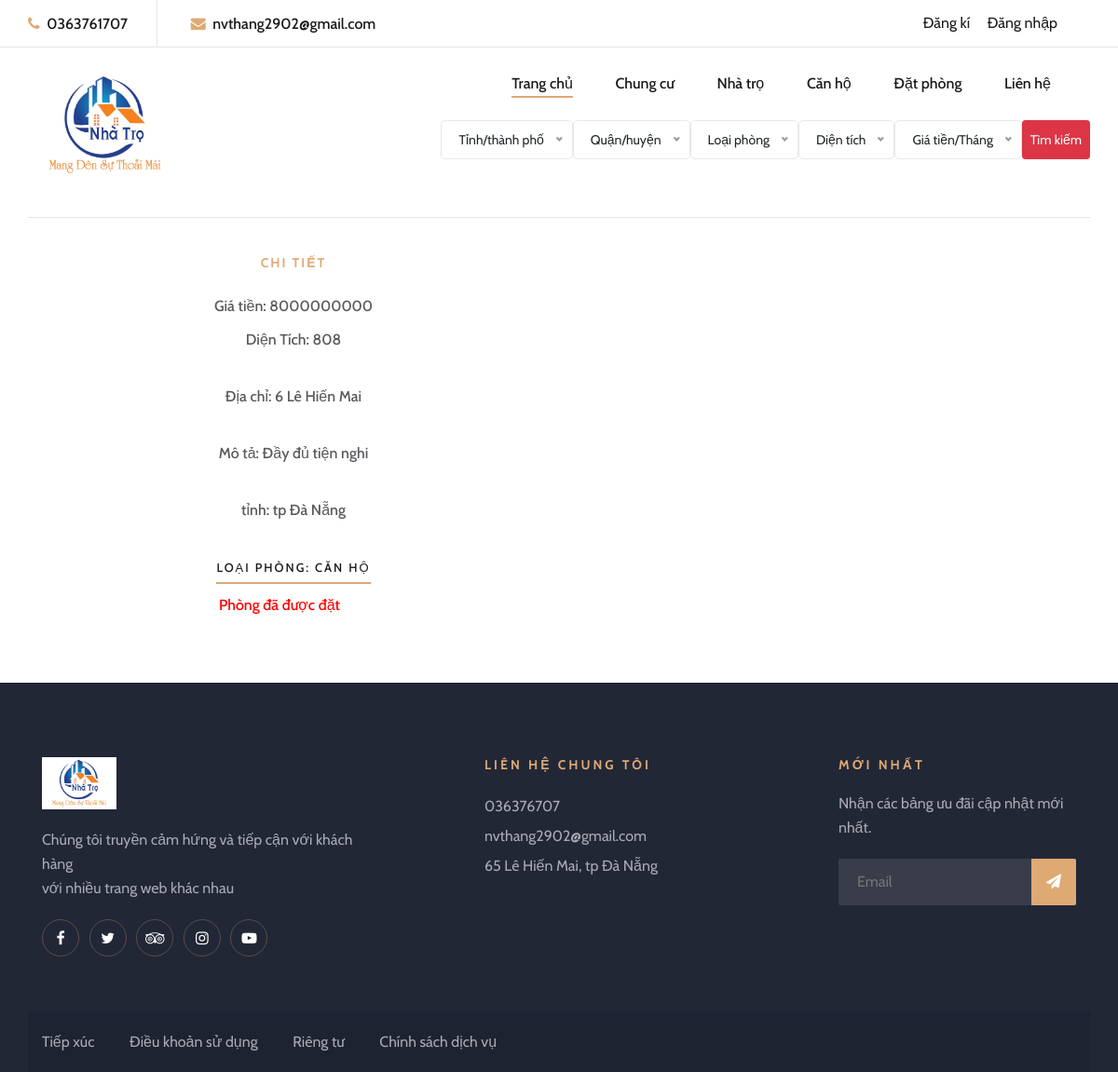
Screenshot of /views/chi-tiet-phong.php?id=1596458331 with the database file from the repository.
### tables this page shows
CREATE TABLE `phong` (
  `maPhong` varchar(50) NOT NULL,
  `Diachi` varchar(255) DEFAULT NULL,
  `Dientich` double DEFAULT NULL,
  `giathue` double DEFAULT NULL,
  `mota` char(50) DEFAULT NULL,
  `maCT` int(11) DEFAULT NULL,
  `maloaiPhong` varchar(255) DEFAULT NULL,
  `tinhtrang` varchar(255) DEFAULT NULL,
  `quanhuyen` int(11) DEFAULT NULL,
  `hinh` varchar(45) DEFAULT NULL
);

CREATE TABLE `tinh` (
  `maTTP` char(5) NOT NULL,
  `tenTTP` varchar(250) DEFAULT NULL
);

CREATE TABLE `loaiphong` (
  `maloaiPhong` varchar(255) NOT NULL,
  `Tenloaiphong` varchar(255) DEFAULT NULL
);

### views/layouts/chitietphong.php (the view, shortened to what this page needs)
<?php
$id = $_REQUEST['id'];
$sql = "SELECT * FROM phong ,loaiphong, quanhuyen,tinh where phong.maPhong = '$id' and phong.maloaiPhong=loaiphong.maloaiPhong and phong.quanhuyen=quanhuyen.maQH and quanhuyen.tinh=tinh.maTTP";
$rs = mysqli_query($connect, $sql);
$row = mysqli_fetch_array($rs);
$map = $row['maPhong'];
$s_ttp = "SELECT * FROM quanlycosovatchat.phong,chitiethopdong where  phong.maPhong= '$map' and phong.maPhong=chitiethopdong.maPhong";
$rs_ttp = mysqli_query($connect, $s_ttp);
$ttp = mysqli_fetch_array($rs_ttp);
?>
<hr>
<section class="aboutus-section spad">
    <div class="container">
        <div class="row">
            <div class="col-lg-6">
                <div class="about-text">
                    <div class="section-title">
                        <span>Chi Tiết</span>
                    </div>
                    <p class="f-para"> Giá tiền: <?php echo $row['giathue']; ?></p>
                    <p class="s-para"> Diện Tích: <?php echo $row['Dientich']; ?></p>
                    <p class="s-para"> Địa chỉ: <?php echo $row['Diachi']; ?></p>
                    <p class="s-para"> Mô tả: <?php echo $row['mota']; ?></p>
                    <p class="s-para"> tỉnh: <?php echo $row['tenTTP']; ?></p>
                    <p href="#" class="primary-btn about-btn">Loại Phòng: <?php echo $row['Tenloaiphong']; ?></p>
                    <div class="row" style="width: 100%; text-align: center;">
                        <?php if ($ttp == null) { ?>
                            <a  href="./handlers/hd_datphong.php?id=<?php echo $row['maPhong']; ?>" class="link">Thêm vào hợp đồng</a>
                        <?php } else {
                            if ($ttp['trangthaict'] == 0) { ?>
                                <a  href="./handlers/hd_datphong.php?id=<?php echo $row['maPhong']; ?>" class="link">Thêm vào hợp đồng</a>
                            <?php } else { ?>
                                <p style="text-align: center; color: red; width: 50%; margin: 0 auto;">Phòng đã được đặt</p>
                            <?php } ?>
                        <?php } ?>
                    </div>
                </div>
            </div>
            <div class="col-lg-6">
                <div class="about-pic">
                    <div class="row">
                        <div class="col-sm-12">
                        </div>
                    </div>
                </div>
            </div>
        </div>
    </div>
</section>

### content/css/style.css (style rules this page uses)
html, body { height: 100%; font-family: "Cabin", sans-serif; -webkit-font-smoothing: antialiased; font-smoothing: antialiased; }
p { font-size: 16px; font-family: "Cabin", sans-serif; color: #6b6b6b; font-weight: 400; line-height: 26px; margin: 0 0 15px 0; }
.section-title { text-align: center; margin-bottom: 22px; }
.section-title span { font-size: 14px; color: #dfa974; font-weight: 700; text-transform: uppercase; letter-spacing: 2px; }
.spad { padding-top: 20px; padding-bottom: 20px; }
.primary-btn { display: inline-block; font-size: 13px; color: #ffffff; text-transform: uppercase; letter-spacing: 2px; font-weight: 700; position: relative; }
.primary-btn:after { position: absolute; left: 0; bottom: -5px; width: 100%; height: 2px; background: #dfa974; content: ""; }
.about-text { text-align: center; padding: 0 35px; }
.about-text p { color: #595960; font-weight: 500; }
.about-text p.f-para { margin-bottom: 10px; }
.about-text p.s-para { margin-bottom: 35px; }
.about-text .about-btn { color: #19191a; }
@media only screen and (min-width: 1200px) { .container { max-width: 1170px; } }

### content/StyleSheet.css (style rules this page uses)
* { margin: 0px; padding: 0px; list-style: none; }

### rows the page displays
phong: giathue "8000000000", Dientich "808", Diachi "6 Lê Hiến Mai", mota "Đầy đủ tiện nghi", tinh.tenTTP "tp Đà Nẵng", maloaiPhong.Tenloaiphong "CĂN HỘ"
